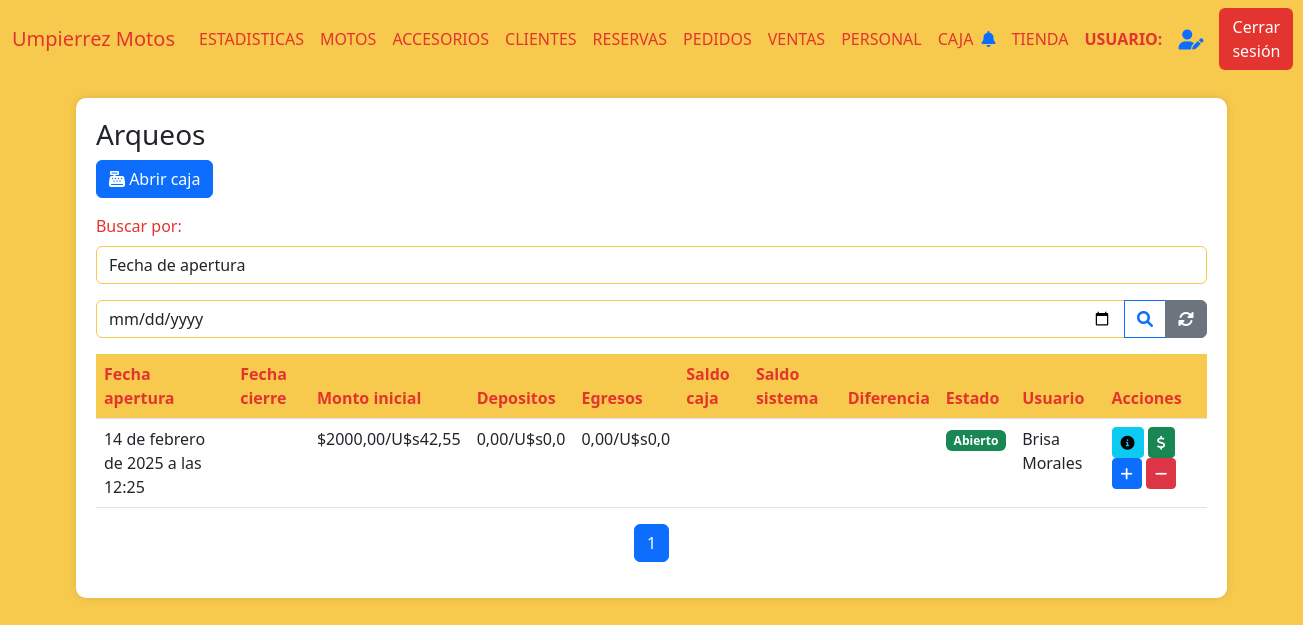
The app's page /cierre, older data.
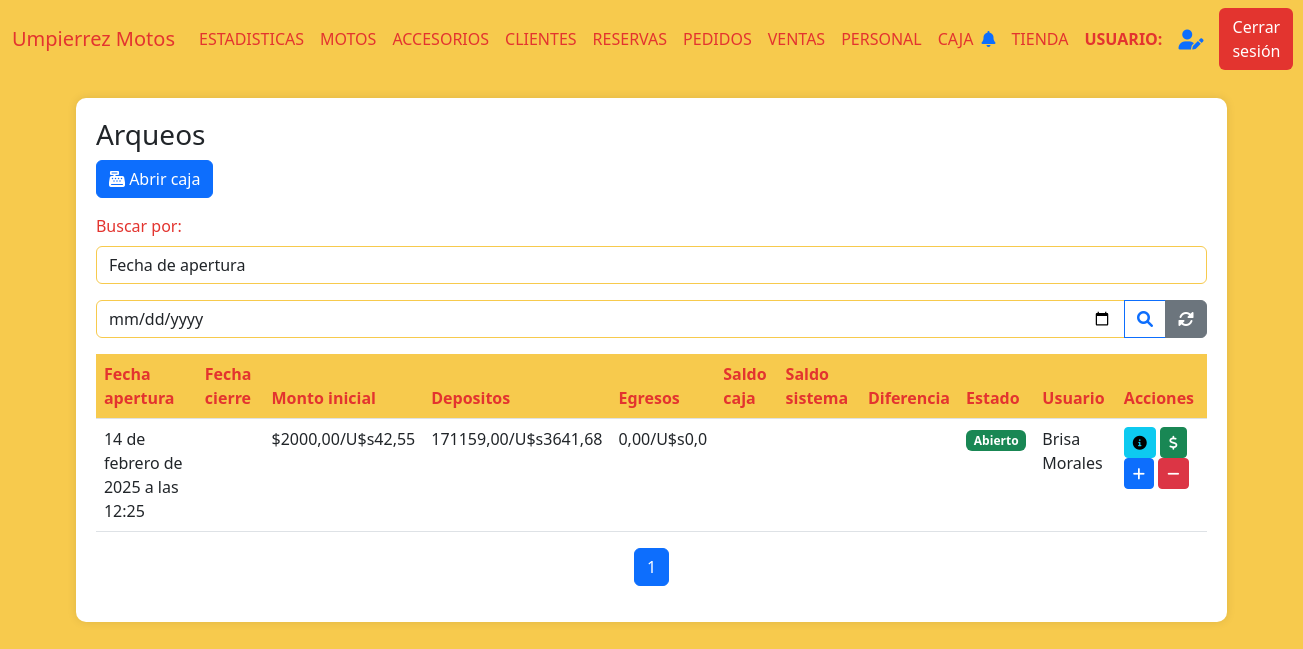
The same page, newer data.
### AppUM/models.py (models this page shows)
class Caja(models.Model):
    apertura = models.DateTimeField()
    cierre = models.DateTimeField(null=True,blank=True)
    moneda = models.CharField(max_length=10)
    monto_inicial = models.DecimalField(max_digits=10, decimal_places=2)
    depositos = models.DecimalField(max_digits=10, decimal_places=2)
    egresos = models.DecimalField(max_digits=10, decimal_places=2)
    saldo_caja = models.DecimalField(max_digits=10, decimal_places=2)
    saldo_sistema = models.DecimalField(max_digits=10, decimal_places=2)
    diferencia = models.DecimalField(max_digits=10, decimal_places=2)
    estado = models.CharField(max_length=10)
    usuario = models.ForeignKey(Personal, related_name='usuario_caja', on_delete=models.CASCADE)

### AppUM/views.py (the view)
# urls.py: path('cierre', views.buscar_x_fecha_cierre,name="ArqueosFechaCierre"),
def buscar_x_fecha_cierre(req):
    try:
        cierre = req.GET.get('fecha_de_cierre')
        arqueos = Caja.objects.filter(cierre__date=cierre)
        data = []
        dolar = PrecioDolar.objects.get(id=1)
        precio_dolar = float(dolar.precio_dolar_tienda)
        for arqueo in arqueos:
            usuario = Personal.objects.get(id=arqueo.usuario_id)
            data.append({
                "arqueo": arqueo,
                "monto_inicial_dol":round(float(arqueo.monto_inicial) / precio_dolar, 2),
                "cierre": arqueo.cierre,  # Permite que sea None si no está definido
                "depositos": arqueo.depositos if arqueo.depositos is not None else 0,
                "depositos_dolares":round(float(arqueo.depositos) / precio_dolar, 2) if arqueo.depositos is not None else 0,
                "egresos": arqueo.egresos if arqueo.egresos is not None else 0,
                "egresos_dolares": round(float(arqueo.egresos) / precio_dolar, 2) if arqueo.egresos is not None else 0,
                "saldo_caja": arqueo.saldo_caja if arqueo.saldo_caja is not None else 0,
                "saldo_sistema": arqueo.saldo_sistema if arqueo.saldo_sistema is not None else 0,
                "diferencia": arqueo.diferencia if arqueo.diferencia is not None else 0,
                "usuario":usuario.nombre + " " + usuario.apellido
            })
        page_obj = funcion_paginas_varias(req,data)
        return render(req, "perfil_administrativo/arqueos/arqueos.html", {"page_obj": page_obj})
    except Exception as e:
        return render(req,"perfil_administrativo/notificaciones/notificaciones.html",{"error_message":e})

### AppUM/context_processors.py (called while the page is built)
def cantidad_solicitudes_no_leidas(req):
    if req.user.is_authenticated:
        usuario = req.user
        usuario_actual = Personal.objects.filter(usuario=usuario.username).first()
        notificaciones = NotificacionPersonal.objects.filter(personal=usuario_actual,leido=0).count()
    else:
        notificaciones = 0
    return {'notificaciones': notificaciones}

### AppUM/functions.py (called while the page is built)
def funcion_paginas_varias(req,instancia_model):
    paginator = Paginator(instancia_model, 5)  # 5 motos por página
    page_number = req.GET.get('page')  # Obtiene el número de página desde la URL
    page_obj = paginator.get_page(page_number)
    return page_obj

### AppUM/templates/perfil_administrativo/arqueos/arqueos.html (shortened to what the changed rows need)
{% extends "perfil_administrativo/padre_perfil_administrativo.html" %}
{% load static %}
{% block contenidoQueCambia %}
<link href="https://cdnjs.cloudflare.com/ajax/libs/font-awesome/6.0.0/css/all.min.css" rel="stylesheet">
<link href="https://cdn.jsdelivr.net/npm/bootstrap-icons@1.10.0/font/bootstrap-icons.css" rel="stylesheet">
<div class="table-container" id="inventarios">
    <table class="table">
        <thead>
            <tr>
                <th>Fecha apertura</th>
                <th>Fecha cierre</th>
                <th>Monto inicial</th>
                <th>Depositos</th>
                <th>Egresos</th>
                <th>Saldo caja</th>
                <th>Saldo sistema</th>
                <th>Diferencia</th>
                <th>Estado</th>
                <th>Usuario</th>
                <th>Acciones</th>
            </tr>
        </thead>
        <tbody>
            {% if page_obj %}
                {% for arqueo in page_obj %}
                <tr>
                    <td>{{ arqueo.arqueo.apertura }}</td>
                    <td>{% if arqueo.cierre %}{{ arqueo.cierre }}{% endif %}</td>
                    <td>${{ arqueo.arqueo.monto_inicial }}/U$s{{ arqueo.monto_inicial_dol }}</td>
                    <td>{{ arqueo.depositos }}/U$s{{ arqueo.depositos_dolares }}</td>
                    <td>{{ arqueo.egresos }}/U$s{{ arqueo.egresos_dolares }}</td>
                    <td>
                    </td>
                    <td>
                    </td>
                    <td>
                    </td>
                    <td>
                        {% if arqueo.arqueo.estado == "Abierto" %}
                            <span class="badge bg-success">{{ arqueo.arqueo.estado }}</span>
                        {% elif arqueo.arqueo.estado == "Cerrado" %}
                            <span class="badge bg-danger">{{ arqueo.arqueo.estado }}</span>
                        {% else %}
                            <span class="badge bg-secondary">{{ arqueo.arqueo.estado }}</span>
                        {% endif %}
                    </td>
                    <td>{{ arqueo.usuario }}</td>
                    <td>
                        <a href="{% url 'MovimientosCaja' arqueo.arqueo.id %}"><button class="btn btn-sm btn-info"><i class="fas fa-info-circle"></i></button></a>
                        {% if arqueo.arqueo.estado == "Abierto" %}
                        <a href="{% url 'SaldoFinalCaja' arqueo.arqueo.id %}"><button class="btn btn-sm btn-success"><i class="fas fa-dollar-sign"></i></button></a>
                        <button onclick="toggleIngresos('{{ forloop.counter }}')" class="btn btn-sm btn-primary"><i class="fas fa-plus"></i></button>
                        <button onclick="toggleEgresos('{{ forloop.counter }}')" class="btn btn-sm btn-danger"><i class="fas fa-minus"></i></button>
                        {% elif arqueo.arqueo.estado == "Cuadre de caja" %}
                        <a href="{% url 'CerrarCaja' arqueo.arqueo.id %}"><button class="btn btn-sm btn-warning"><i class="fas fa-lock"></i></button></a>
                        {% endif %}
                    </td>
                </tr>
                {% endfor %}
            {% else %}
                <tr>
                    <td colspan="9" class="text-center text-muted">
                        No hay registros de arqueos disponibles.
                    </td>
                </tr>
            {% endif %}
        </tbody>
    </table>
</div>
{% endblock %}

Row changes from the older to the newer data that the page shows:
changed Caja "Abierto": depositos "0,00" → "171159,00"; depositos_dolares "0,0" → "3641,68"
